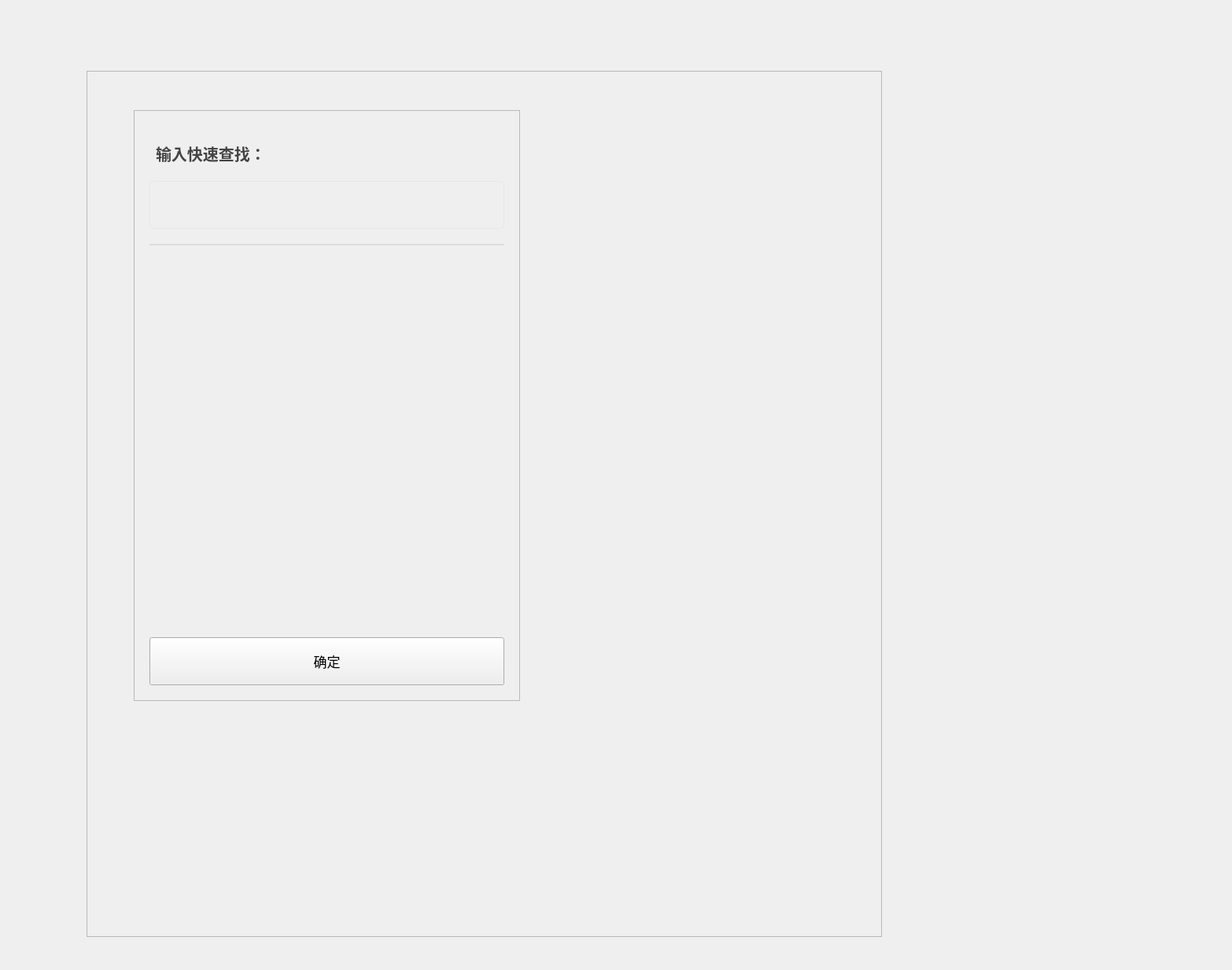
<?xml version="1.0" encoding="UTF-8"?>
<ui version="4.0">
 <class>MaskDlgSelect</class>
 <widget class="QDialog" name="MaskDlgSelect">
  <property name="geometry">
   <rect>
    <x>0</x>
    <y>0</y>
    <width>1566</width>
    <height>1233</height>
   </rect>
  </property>
  <property name="windowTitle">
   <string>Dialog</string>
  </property>
  <layout class="QHBoxLayout" name="horizontalLayout">
   <property name="spacing">
    <number>0</number>
   </property>
   <property name="leftMargin">
    <number>0</number>
   </property>
   <property name="topMargin">
    <number>0</number>
   </property>
   <property name="rightMargin">
    <number>0</number>
   </property>
   <property name="bottomMargin">
    <number>0</number>
   </property>
   <item>
    <widget class="QWidget" name="mask" native="true">
     <widget class="QFrame" name="display_frame">
      <property name="geometry">
       <rect>
        <x>110</x>
        <y>90</y>
        <width>1011</width>
        <height>1101</height>
       </rect>
      </property>
      <property name="frameShape">
       <enum>QFrame::StyledPanel</enum>
      </property>
      <property name="frameShadow">
       <enum>QFrame::Raised</enum>
      </property>
      <widget class="QFrame" name="view_frame">
       <property name="geometry">
        <rect>
         <x>60</x>
         <y>50</y>
         <width>491</width>
         <height>751</height>
        </rect>
       </property>
       <property name="styleSheet">
        <string notr="true">QFrame#frame{background:#FFFFFF;border-radius:11px;}
</string>
       </property>
       <property name="frameShape">
        <enum>QFrame::StyledPanel</enum>
       </property>
       <property name="frameShadow">
        <enum>QFrame::Raised</enum>
       </property>
       <widget class="QPushButton" name="btnClose">
        <property name="geometry">
         <rect>
          <x>450</x>
          <y>0</y>
          <width>41</width>
          <height>41</height>
         </rect>
        </property>
        <property name="focusPolicy">
         <enum>Qt::NoFocus</enum>
        </property>
        <property name="text">
         <string/>
        </property>
        <property name="icon">
         <iconset resource="report_dictionary_resources.qrc">
          <normaloff>:/report_dictionary/close.png</normaloff>:/report_dictionary/close.png</iconset>
        </property>
        <property name="iconSize">
         <size>
          <width>13</width>
          <height>13</height>
         </size>
        </property>
        <property name="flat">
         <bool>true</bool>
        </property>
       </widget>
       <widget class="QLineEdit" name="ldtConditionSelect">
        <property name="geometry">
         <rect>
          <x>20</x>
          <y>90</y>
          <width>451</width>
          <height>61</height>
         </rect>
        </property>
        <property name="font">
         <font>
          <family>苹方 粗体</family>
          <pointsize>-1</pointsize>
          <weight>50</weight>
          <italic>false</italic>
          <bold>false</bold>
         </font>
        </property>
        <property name="focusPolicy">
         <enum>Qt::ClickFocus</enum>
        </property>
        <property name="styleSheet">
         <string notr="true">border:1px solid #E4E8EB;border-radius:5px;padding:2px 4px;background-color: transparent;color:#444444;
font:18px &quot;苹方 粗体&quot;;</string>
        </property>
        <property name="text">
         <string/>
        </property>
        <property name="alignment">
         <set>Qt::AlignLeading|Qt::AlignLeft|Qt::AlignVCenter</set>
        </property>
        <property name="readOnly">
         <bool>false</bool>
        </property>
       </widget>
       <widget class="QLineEdit" name="lineEdit_5">
        <property name="geometry">
         <rect>
          <x>20</x>
          <y>170</y>
          <width>451</width>
          <height>20</height>
         </rect>
        </property>
        <property name="styleSheet">
         <string notr="true">	border:none;
	background-color:transparent;
	border-top:2px solid #DDDDDD;
</string>
        </property>
        <property name="readOnly">
         <bool>true</bool>
        </property>
       </widget>
       <widget class="QLabel" name="lblHoleinfo_7">
        <property name="geometry">
         <rect>
          <x>28</x>
          <y>40</y>
          <width>271</width>
          <height>30</height>
         </rect>
        </property>
        <property name="font">
         <font>
          <family>苹方 粗体</family>
          <pointsize>15</pointsize>
          <weight>75</weight>
          <bold>true</bold>
         </font>
        </property>
        <property name="focusPolicy">
         <enum>Qt::NoFocus</enum>
        </property>
        <property name="styleSheet">
         <string notr="true">color:#444444;</string>
        </property>
        <property name="text">
         <string>输入快速查找：</string>
        </property>
       </widget>
       <widget class="QPushButton" name="btnSave">
        <property name="geometry">
         <rect>
          <x>20</x>
          <y>670</y>
          <width>451</width>
          <height>61</height>
         </rect>
        </property>
        <property name="font">
         <font>
          <family>苹方 粗体</family>
          <pointsize>13</pointsize>
          <weight>50</weight>
          <bold>false</bold>
          <stylestrategy>PreferDefault</stylestrategy>
         </font>
        </property>
        <property name="focusPolicy">
         <enum>Qt::NoFocus</enum>
        </property>
        <property name="styleSheet">
         <string notr="true"/>
        </property>
        <property name="text">
         <string>确定</string>
        </property>
        <property name="iconSize">
         <size>
          <width>37</width>
          <height>32</height>
         </size>
        </property>
        <property name="checkable">
         <bool>false</bool>
        </property>
        <property name="checked">
         <bool>false</bool>
        </property>
        <property name="autoExclusive">
         <bool>false</bool>
        </property>
       </widget>
       <widget class="QTableWidget" name="lstSelect">
        <property name="geometry">
         <rect>
          <x>20</x>
          <y>190</y>
          <width>451</width>
          <height>451</height>
         </rect>
        </property>
        <property name="focusPolicy">
         <enum>Qt::NoFocus</enum>
        </property>
        <property name="styleSheet">
         <string notr="true">QHeaderView{
	background-color: transparent;
}
QHeaderView::section {	
	color: #444444;
	font:bold 15px &quot;苹方 粗体&quot;;
	text-align:left;
	height:40px;
	background-color: transparent;
	border:1px solid #DDDDDD;
	border-left:none;
	border-right:none;
	border-top:none;
}
QTableWidget::Item{
border:0px solid #DDDDDD;
border-bottom:1px solid #DDDDDD;
}

QTableView::item:selected{
        background:#F0E3E3;    
}

QTableWidget{
background-color: transparent;
alternate-background-color: #EEEEEE;
}</string>
        </property>
        <property name="showGrid">
         <bool>false</bool>
        </property>
        <property name="columnCount">
         <number>0</number>
        </property>
        <attribute name="horizontalHeaderVisible">
         <bool>false</bool>
        </attribute>
        <attribute name="horizontalHeaderMinimumSectionSize">
         <number>25</number>
        </attribute>
        <attribute name="horizontalHeaderDefaultSectionSize">
         <number>87</number>
        </attribute>
        <attribute name="horizontalHeaderStretchLastSection">
         <bool>true</bool>
        </attribute>
        <attribute name="verticalHeaderVisible">
         <bool>false</bool>
        </attribute>
       </widget>
      </widget>
     </widget>
    </widget>
   </item>
  </layout>
 </widget>
 <resources>
  <include location="report_dictionary_resources.qrc"/>
 </resources>
 <connections/>
</ui>
